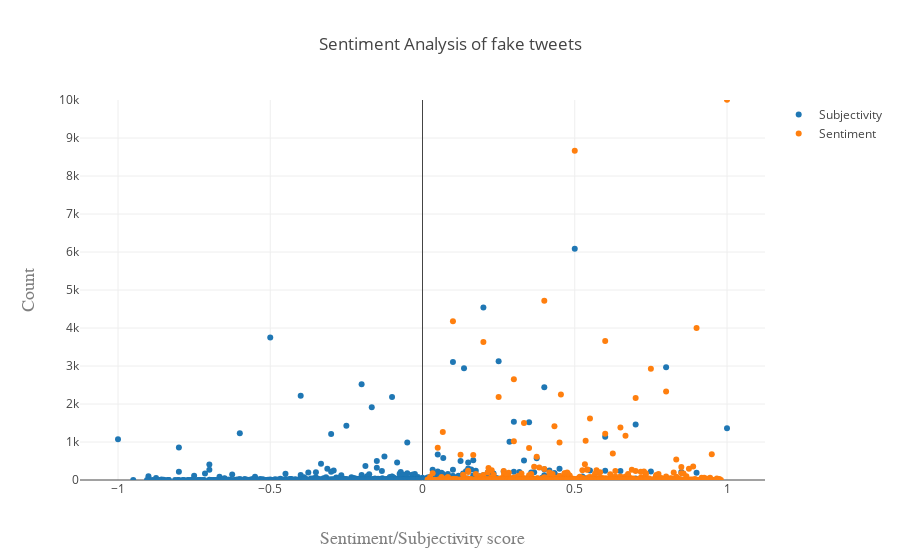

Notebook code cell kept with this figure:
### Code cell
# Create traces
trace0 = go.Scatter(
    x = merged_data.Sentiment.value_counts().reset_index()['index'],
    y = merged_data.Sentiment.value_counts().reset_index()['Sentiment'],
    mode = 'markers',
    name = 'Subjectivity'
)
trace1 = go.Scatter(
    x = merged_data.Subjectivity.value_counts().reset_index()['index'],
    y = merged_data.Subjectivity.value_counts().reset_index()['Subjectivity'],
    mode = 'markers',
    name = 'Sentiment'
)

layout = go.Layout(
    title='Sentiment Analysis of fake tweets',
    xaxis=dict(
        title='Sentiment/Subjectivity score',
        titlefont=dict(
            family='Courier New, monospace',
            size=18,
            color='#7f7f7f'
        )
    ),
    yaxis=dict(
        title='Count',
        titlefont=dict(
            family='Courier New, monospace',
            size=18,
            color='#7f7f7f'
        ),
        range = [0, 10000]
    )
)

data_plot = [trace0, trace1]
fig = go.Figure(data=data_plot, layout=layout)
iplot(fig, filename='scatter-mode')

### Figure 1 — Plotly figure (JSON) as saved in the notebook; plotly's stock layout.template omitted (floating-point values rounded to 4 significant figures; data arrays with more than 128 entries replaced by an {"elided": "..."} marker saying what was removed)
{"data": [{"mode": "markers", "name": "Subjectivity", "type": "scatter", "x": {"elided": "2981 float values"}, "y": {"elided": "2981 int values"}}, {"mode": "markers", "name": "Sentiment", "type": "scatter", "x": {"elided": "2209 float values"}, "y": {"elided": "2209 int values"}}], "layout": {"title": "Sentiment Analysis of fake tweets", "xaxis": {"title": "Sentiment/Subjectivity score", "titlefont": {"color": "#7f7f7f", "family": "Courier New, monospace", "size": 18}}, "yaxis": {"range": [0, 10000], "title": "Count", "titlefont": {"color": "#7f7f7f", "family": "Courier New, monospace", "size": 18}}}}
